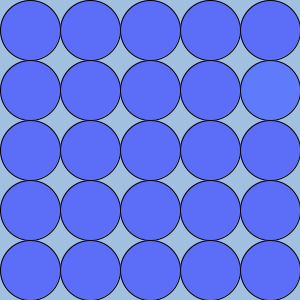
Frame 1 (no input)
Frame 60 (the mouse pressed at the canvas centre just before this capture): identical to frame 1, image omitted
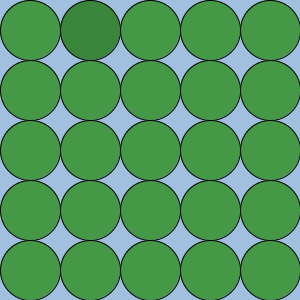
Frame 120 (the mouse held since frame 60 and released just before this capture)

The Processing sketch that drew these frames (run headless with seeded random() and noise(); from frame 60 on, the mouse is pressed at the canvas centre):

// Processing sketch: week03_9_diff_color_random_colorMode
// ── week03_9_diff_color_random_colorMode.pde
void setup(){
  size(300,300);
  colorMode(HSB,360,100,100);
  chooseColor();
}
void mousePressed(){
  chooseColor();
}
int I,J;
float h,s,b,dh,ds,db;
void chooseColor(){
  h = random(360);
  s = random(50,100);
  b = random(50,100);
  I = int (random(5));
  J = int (random(5));
  dh = random(-10,+10);
  ds = random(-10,+10);
  db = random(-10,+10);
}

void draw(){
  background(210,28,88);//背景顏色
  for(int i=0;i<5;i++){
    for(int j=0;j<5;j++){
      if(i==I && j==J) fill(h+dh,s+ds,b+db);
      else fill(h,s,b);
      ellipse(30+j*60,30+i*60,60,60);
   }
  }
}
